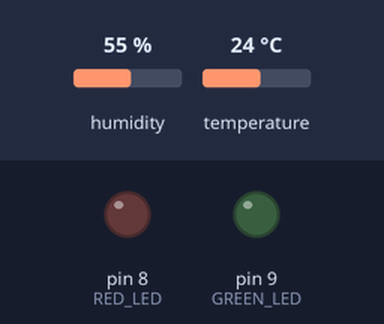
Simulated run of this sketch. Board: Arduino Uno, built for the host (arithmetic inside an expression is 32-bit, double 64-bit). Shown: output pins drawn as LEDs (lit = HIGH). The inputs (shaded band) are chosen by the test bench; at power-on: humidity 55 %, temperature 24 °C. WiFi joins after 1.5 s; servers stay silent unless stated.

Above: at 0.1 s.
At 30.1 s:
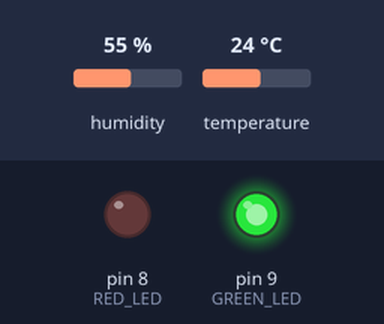
Timing chart, 0 to 31.6 s (numbered marks = the images above):
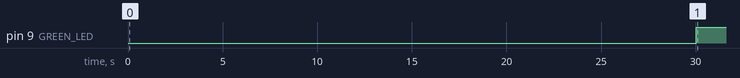

The sketch:

code.ino
```cpp
#include <Adafruit_Sensor.h>
#include <DHT.h>
#include <SoftwareSerial.h>
#include <BlynkSimpleSerialBLE.h>

SimpleTimer timer;
unsigned long prevMillis = 0;
#define BLYNK_USE_DIRECT_CONNECT

#define DHTPIN  7     // Digital pin connected to the DHT sensor
#define DHTTYPE    DHT11     // DHT 11

#define RED_LED 8 // red led pin
#define GREEN_LED 9 // green led pin
DHT dht(DHTPIN, DHTTYPE);

// we should get Auth Token in the Blynk App.
char auth[] = "mrFJYFzAgRzm1E4wEHObs_WUXOgREpvx";

void setup() {
  pinMode(RED_LED,OUTPUT);
  pinMode(GREEN_LED, OUTPUT);
  Serial.begin(9600);
  // set a timer to read data from sensor every 30 sec
  timer.setInterval(30000L, readSensor);
  Blynk.begin(Serial, auth);
}
void loop() {
  Blynk.run(); // update blynk
  timer.run(); // update timer
}

void readSensor() {
  float hum = dht.readHumidity();
  float tem = dht.readTemperature();

  // Check if any reads failed and exit early (to try again).
  if (isnan(hum) || isnan(tem)) {
    return;
  }

  if(tem > 25) digitalWrite(RED_LED, HIGH);
  else digitalWrite(RED_LED, LOW);

  if(hum > 40)digitalWrite(GREEN_LED, HIGH);
  else  digitalWrite(GREEN_LED, LOW);

  Blynk.virtualWrite(V0, tem); // sending temperature to Blynk
  Blynk.virtualWrite(V1, hum); // sending humidity to Blynk
}
```

Measured:
- by itself, pin 9 (GREEN_LED): LOW → HIGH at 30.0 s
